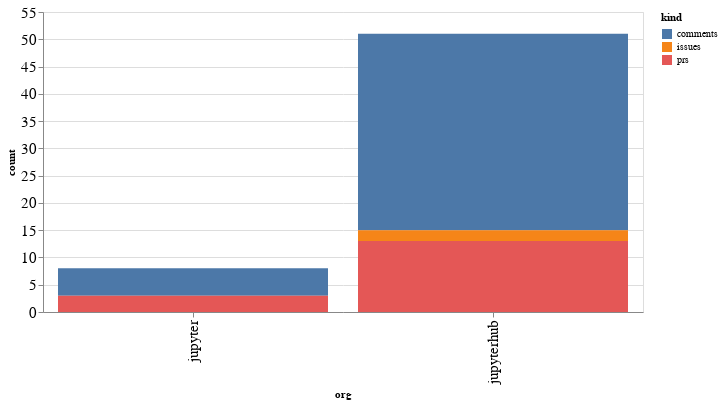

Here is the notebook cell this chart was saved with:
### Code cell
alt.Chart(org_summaries, width=600).mark_bar().encode(
    x='org',
    y='count',
    color='kind',
    tooltip="org"
)

### Figure 1 — Vega-Lite specification as saved in the notebook (floating-point values rounded to 4 significant figures)
{"config": {"axisLeft": {"labelFontSize": 15}, "axisBottom": {"labelFontSize": 15}}, "data": {"name": "data-2d0a197f3963692a43c5d5bd0e3100a0"}, "mark": "bar", "encoding": {"color": {"type": "nominal", "field": "kind"}, "tooltip": {"type": "nominal", "field": "org"}, "x": {"type": "nominal", "field": "org"}, "y": {"type": "quantitative", "field": "count"}}, "width": 600, "$schema": "https://vega.github.io/schema/vega-lite/v4.8.1.json", "datasets": {"data-2d0a197f3963692a43c5d5bd0e3100a0": [{"org": "jupyter", "kind": "comments", "count": 5}, {"org": "jupyter", "kind": "prs", "count": 3}, {"org": "jupyterhub", "kind": "comments", "count": 36}, {"org": "jupyterhub", "kind": "issues", "count": 2}, {"org": "jupyterhub", "kind": "prs", "count": 13}]}}
